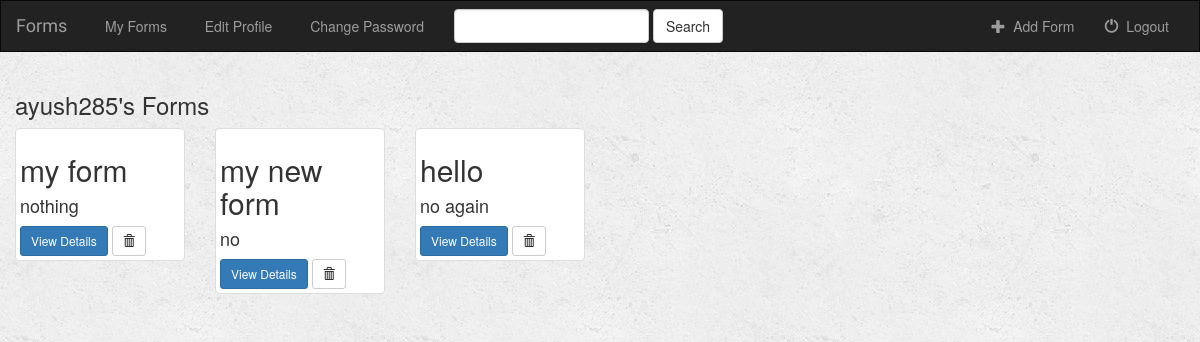
The app's page /music/ (signed in), older data.
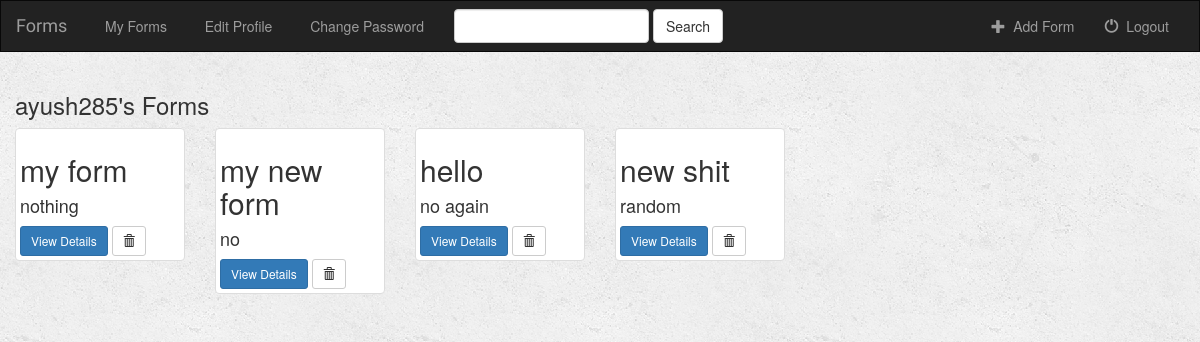
The same page, newer data.
### music/models.py (models this page shows, shortened)
class Gform(models.Model):
    user = models.ForeignKey(User, default=1)
    gform_name = models.CharField(max_length=50,default="")
    gform_desc = models.CharField(max_length=500,default="")

### music/views.py (the view)
def index(request):
    if not request.user.is_authenticated():
        return render(request, 'music/login.html')
    else:
        gforms = Gform.objects.filter(user=request.user)
        questions = Question.objects.all()
        query = request.GET.get("q")
        if query:
            gforms = gforms.filter(
                Q(gforms_title__icontains=query) |
                Q(gforms_desc__icontains=query)
            ).distinct()
            return render(request, 'music/index.html', {
                'gforms' : gforms,
                'questions': questions,
            })
        else:
        	return render(request, 'music/index.html', {'gforms': gforms})

### music/templates/music/index.html (shortened to what this page needs)
{% extends 'music/base.html' %}
{% block body %}
<div class="albums-container container-fluid">
    <div class="row">
        <div class="col-sm-12">
            <h3>{{ user.username }}'s Forms</h3>
        </div>
        {% if gforms %}
            {% for gform in gforms %}
                <div class="col-sm-4 col-lg-2">
                    <div class="thumbnail">
                        <div >
                            <h2>{{ gform.gform_name }}</h2>
                            <h4>{{ gform.gform_desc }}</h4>
                            <a href="{% url 'music:detail' gform.id %}" class="btn btn-primary btn-sm" role="button">View Details</a>
                            <form action="{% url 'music:delete_form' gform.id %}" method="post" style="display: inline;">
                                <button type="submit" class="btn btn-default btn-sm">
                                    <span class="glyphicon glyphicon-trash"></span>
                                </button>
                            </form>
                        </div>
                    </div>
                </div>
            {% endfor %}
        {% endif %}
    </div>
</div>
{% endblock %}

### music/templates/music/base.html (shortened to what this page needs)
<!DOCTYPE html>
<html lang="en">
<head>
    {% load staticfiles %}
    <link rel="stylesheet" href="https://maxcdn.bootstrapcdn.com/bootstrap/3.3.6/css/bootstrap.min.css">
    <link rel="stylesheet" type="text/css" href="{% static 'music/style.css' %}"/>
</head>
<body>
<nav class="navbar navbar-inverse">
    <div class="container-fluid">
        <div class="navbar-header">
            <a class="navbar-brand" href="{% url 'music:index' %}">Forms</a>
        </div>
        <div class="collapse navbar-collapse" id="topNavBar">
             <ul class="nav navbar-nav">
                <li class="{% block forms_active %}{% endblock %}"><a href="{% url 'music:index' %}">&nbsp; My Forms</a></li>
                <li class="{% block edit_profile_active %}{% endblock %}"><a href="{% url 'music:edit_profile' %}">&nbsp; Edit Profile</a></li>
                <li class="{% block change_password_active %}{% endblock %}"><a href="{% url 'music:change_password'  %}">&nbsp; Change Password</a></li>
            </ul>
            <form class="navbar-form navbar-left" role="search" method="get" action="{% url 'music:index' %}">
                <div class="form-group">
                    <input type="text" class="form-control" name="q" value="{{ request.GET.q }}">
                </div>
                <button type="submit" class="btn btn-default">Search</button>
            </form>
            <ul class="nav navbar-nav navbar-right">
                 <li>
                    <a href="{% url 'music:create_form' %}">
                        <span class="glyphicon glyphicon-plus" aria-hidden="true"></span>&nbsp; Add Form
                    </a>
                </li>
                <li>
                    <a href="{% url 'music:logout_user' %}">
                        <span class="glyphicon glyphicon-off" aria-hidden="true"></span>&nbsp; Logout
                    </a>
                </li>
            </ul>
        </div>
    </div>
</nav>
{% block body %}
{% endblock %}
</body>
</html>

### music/static/music/style.css (style rules this page uses)
body { background: white url("images/background.png"); }
.navbar { border-radius: 0; }
.navbar-brand { font-family: 'Satisfy', cursive; }

Row changes from the older to the newer data that the page shows:
added Gform: gform_name "new shit", gform_desc "random"
